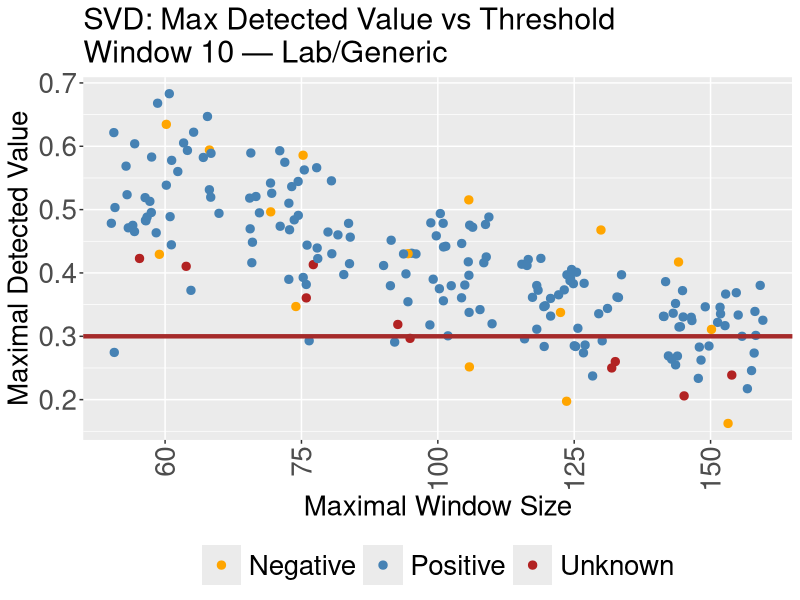
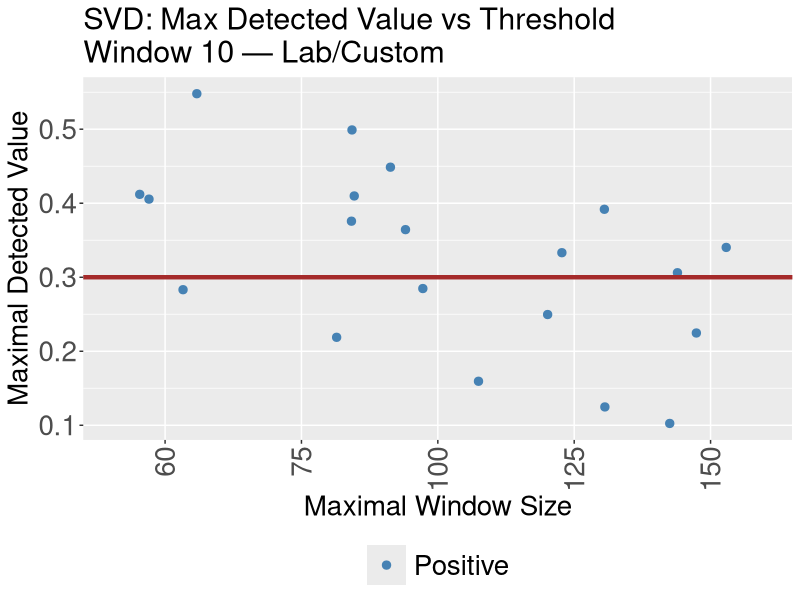
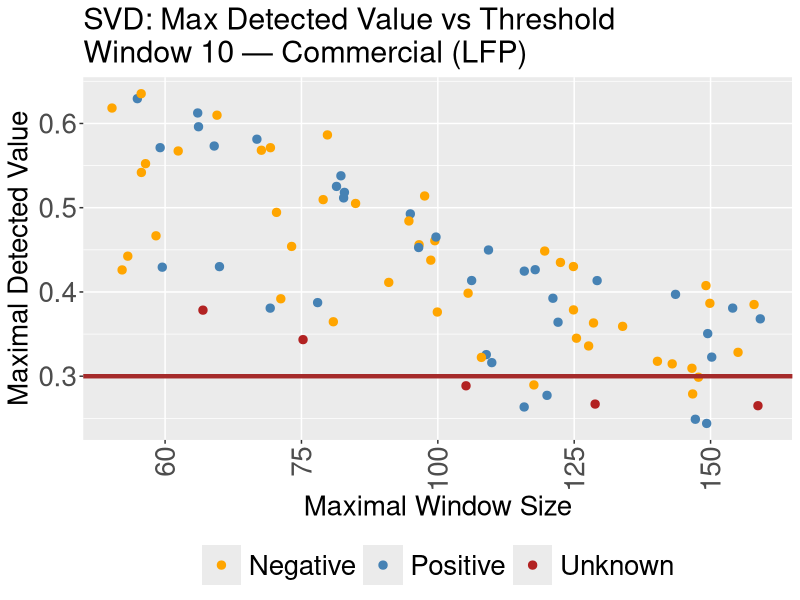
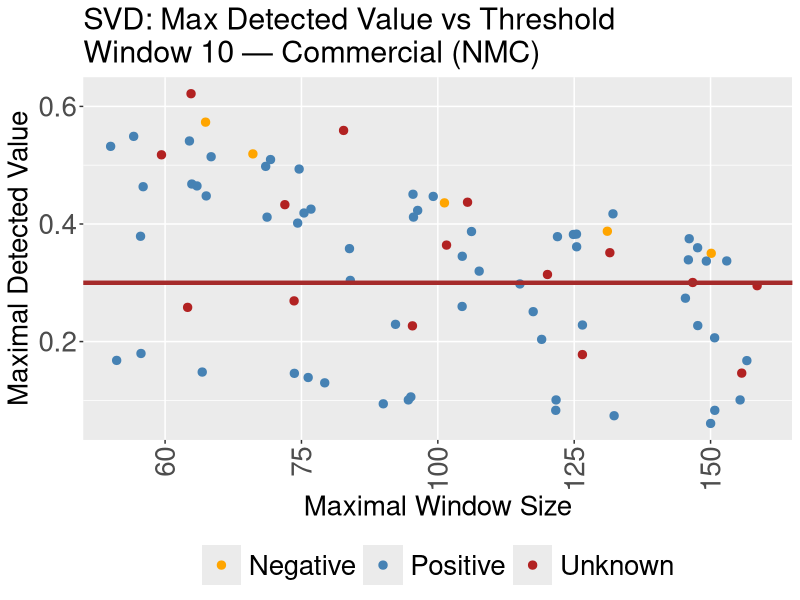
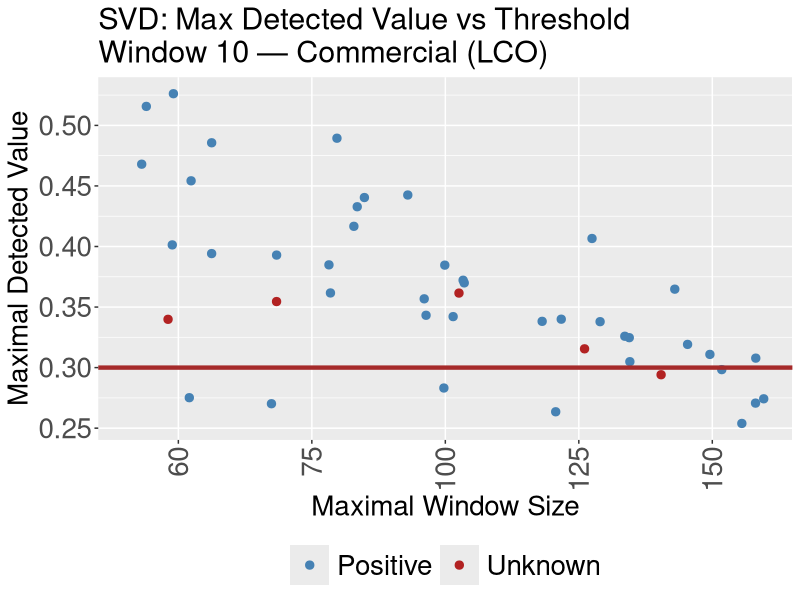
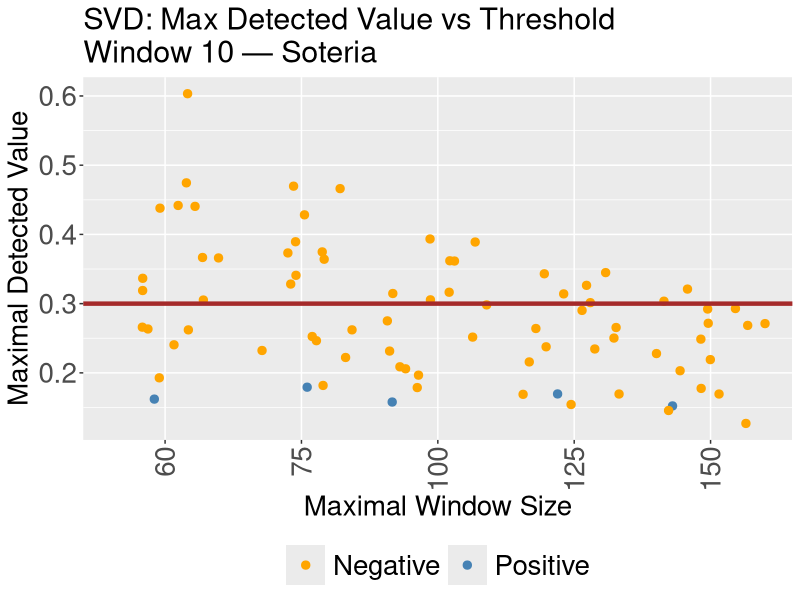
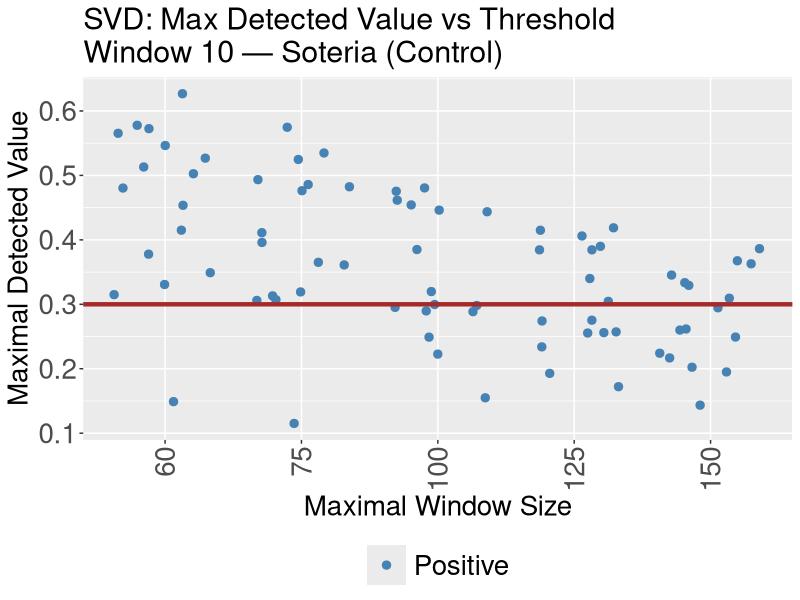
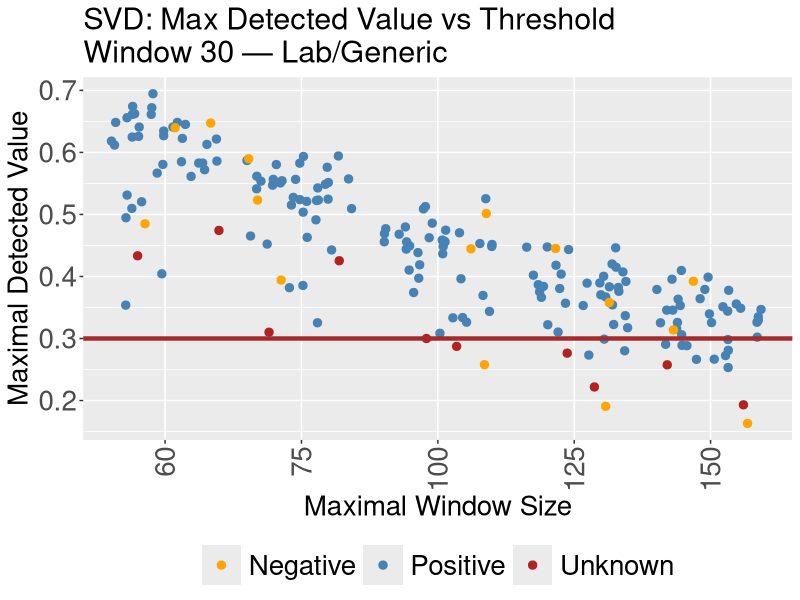

R code for these plots, in order:
# =============================================================================
# SVD analysis from battery_cell_SVD_whole_stats.csv only
# Uses current CSV + updated battery cell type categorization (synced with
# threshold_sensitivity.R / battery_categorization.png). Computes all metrics
# and draws all plots.
# =============================================================================
library(dplyr)
library(tidyr)
library(ggplot2)

# ---- Battery category + type per battery_categorization.png (Summary Table) ----
# Category: Commercial (LFP/NMC/LCO), Soteria, Soteria (Control), Lab/Custom, Lab/Generic
assign_battery_category <- function(dataset_name) {
  n <- as.character(dataset_name)
  if (is.na(n) || n == "") return(NA_character_)
  n_lower <- tolower(n)
  if (grepl("soteria-control|sorteria-control|soetria-control", n_lower)) return("Soteria (Control)")
  if (grepl("soteria-scc|sorteria|soetria", n_lower) && !grepl("control", n_lower)) return("Soteria")
  if (grepl("lco-lp", n_lower)) return("Lab/Custom")
  if (grepl("oe-lfp|lfp10ah", n_lower)) return("Commercial (LFP)")
  if (grepl("oe-nmc|oe-10ahr-nmc|oe-10ah.*nmc", n_lower)) return("Commercial (NMC)")
  if (grepl("oe-lco", n_lower)) return("Commercial (LCO)")
  if (grepl("^500mah|^1500mah|^2000mah", n_lower)) return("Lab/Generic")
  NA_character_
}
# Battery type (chemistry) from same table: LFP, NMC, LCO, SO, Rec
assign_battery_type <- function(dataset_name) {
  n <- as.character(dataset_name)
  if (is.na(n) || n == "") return(NA_character_)
  n_lower <- tolower(n)
  if (grepl("soteria-control|sorteria-control|soetria-control", n_lower)) return("SO")       # Soteria (Control) - unspecified
  if (grepl("soteria-scc|sorteria|soetria", n_lower) && !grepl("control", n_lower)) return("SO") # Soteria - unspecified
  if (grepl("lco-lp", n_lower)) return("LCO")     # Lab/Custom LCO
  if (grepl("oe-lfp|lfp10ah", n_lower)) return("LFP")
  if (grepl("oe-nmc|oe-10ahr-nmc|oe-10ah.*nmc", n_lower)) return("NMC")
  if (grepl("oe-lco", n_lower)) return("LCO")
  if (grepl("^500mah|^1500mah|^2000mah", n_lower)) return("Rec")  # Lab/Generic - unspecified
  NA_character_
}

# ---- Safe conclusion assignment ----
safe_conclusion <- function(df, val_col, lab_col, concl_col, label_var = "Label") {
  df[[lab_col]] <- ifelse(df[[val_col]] >= 0.3, 1, 0)
  df[[concl_col]] <- NA_character_
  L <- df[[label_var]]; Lhat <- df[[lab_col]]
  idx_tp <- which((L == Lhat) & (L == 1) & (Lhat != 2))
  idx_tn <- which((L == Lhat) & (L == 0) & (Lhat != 2))
  idx_fn <- which((L != Lhat) & (L == 1) & (Lhat != 2))
  idx_fp <- which((L != Lhat) & (L == 0) & (Lhat != 2))
  if (length(idx_tp) > 0) df[idx_tp, concl_col] <- "TP"
  if (length(idx_tn) > 0) df[idx_tn, concl_col] <- "TN"
  if (length(idx_fn) > 0) df[idx_fn, concl_col] <- "FN"
  if (length(idx_fp) > 0) df[idx_fp, concl_col] <- "FP"
  df
}

# ---- Load data (current battery_cell_SVD_whole_stats.csv) ----
df0 <- read.csv("battery_cell_SVD_whole_stats.csv")
if (!"dataset_name" %in% names(df0) && ncol(df0) >= 2) names(df0)[2] <- "dataset_name"
# Apply battery category and type from battery_categorization.png (Summary Table)
df0$battery_category <- sapply(df0$dataset_name, assign_battery_category)
df0$battery <- sapply(df0$dataset_name, assign_battery_type)
label_var <- if ("label" %in% names(df0)) "label" else "Label"

# ---- Compute conclusions for all algorithms ----
# 10_125 (use Label)
df0$label_10_125 <- ifelse(df0$X10_125 >= 0.3, 1, 0)
df0$conclusion_10_125 <- NA_character_
L <- df0[[label_var]]; Lhat <- df0$label_10_125
idx_tp <- which((L == Lhat) & (L == 1) & (Lhat != 2))
idx_tn <- which((L == Lhat) & (L == 0) & (Lhat != 2))
idx_fn <- which((L != Lhat) & (L == 1) & (Lhat != 2))
idx_fp <- which((L != Lhat) & (L == 0) & (Lhat != 2))
if (length(idx_tp) > 0) df0[idx_tp, "conclusion_10_125"] <- "TP"
if (length(idx_tn) > 0) df0[idx_tn, "conclusion_10_125"] <- "TN"
if (length(idx_fn) > 0) df0[idx_fn, "conclusion_10_125"] <- "FN"
if (length(idx_fp) > 0) df0[idx_fp, "conclusion_10_125"] <- "FP"

df0 <- safe_conclusion(df0, "X10_60",  "label_10_60",  "conclusion_10_60")
df0 <- safe_conclusion(df0, "X10_75",  "label_10_75",  "conclusion_10_75")
df0 <- safe_conclusion(df0, "X10_150", "label_10_150", "conclusion_10_150")
df0 <- safe_conclusion(df0, "X40_60",  "label_40_60",  "conclusion_40_60")
df0 <- safe_conclusion(df0, "X40_75",  "label_40_75",  "conclusion_40_75")
df0 <- safe_conclusion(df0, "X40_100", "label_40_100", "conclusion_40_100")
df0 <- safe_conclusion(df0, "X40_125", "label_40_125", "conclusion_40_125")
df0 <- safe_conclusion(df0, "X40_150", "label_40_150", "conclusion_40_150")
df0 <- safe_conclusion(df0, "X30_75",  "label_30_75",  "conclusion_30_75")
df0 <- safe_conclusion(df0, "X30_100", "label_30_100", "conclusion_30_100")
df0 <- safe_conclusion(df0, "X30_125", "label_30_125", "conclusion_30_125")
df0 <- safe_conclusion(df0, "X30_150", "label_30_150", "conclusion_30_150")

# ---- Accuracy summary (overall) ----
conclusion_cols <- grep("^conclusion_[0-9]+_[0-9]+$", names(df0), value = TRUE)
accuracy_list <- lapply(conclusion_cols, function(col) {
  vec <- df0[[col]]
  tp <- sum(vec == "TP", na.rm = TRUE)
  tn <- sum(vec == "TN", na.rm = TRUE)
  fp <- sum(vec == "FP", na.rm = TRUE)
  fn <- sum(vec == "FN", na.rm = TRUE)
  total <- tp + tn + fp + fn
  accuracy <- if (total > 0) (tp + tn) / total else NA_real_
  data.frame(algorithm = col, TP = tp, TN = tn, FP = fp, FN = fn, total = total, accuracy = round(accuracy, 4))
})
accuracy_summary <- bind_rows(accuracy_list)
write.csv(accuracy_summary, "SVD_accuracy_summary.csv", row.names = FALSE)
print("SVD Accuracy summary (overall):")
print(accuracy_summary)

# ---- Accuracy by battery_category ----
accuracy_by_cat <- lapply(conclusion_cols, function(col) {
  df0 %>%
    filter(.data[[col]] %in% c("TP", "TN", "FP", "FN")) %>%
    group_by(battery_category) %>%
    summarize(
      TP = sum(.data[[col]] == "TP", na.rm = TRUE),
      TN = sum(.data[[col]] == "TN", na.rm = TRUE),
      FP = sum(.data[[col]] == "FP", na.rm = TRUE),
      FN = sum(.data[[col]] == "FN", na.rm = TRUE),
      total = n(),
      accuracy = round((TP + TN) / total, 4),
      .groups = "drop"
    ) %>%
    mutate(algorithm = col)
})
accuracy_by_category <- bind_rows(accuracy_by_cat) %>% select(algorithm, battery_category, TP, TN, FP, FN, total, accuracy)
write.csv(accuracy_by_category, "SVD_accuracy_by_category.csv", row.names = FALSE)
print("SVD Accuracy by battery category (first 15 rows):")
print(head(accuracy_by_category, 15))

# ---- Summary by battery (chemistry) -> CSV ----
by_battery_list <- lapply(conclusion_cols, function(col) {
  df0 %>% group_by(battery) %>%
    summarize(
      TP = sum(.data[[col]] == "TP", na.rm = TRUE),
      TN = sum(.data[[col]] == "TN", na.rm = TRUE),
      FP = sum(.data[[col]] == "FP", na.rm = TRUE),
      FN = sum(.data[[col]] == "FN", na.rm = TRUE),
      total = n(),
      .groups = "drop"
    ) %>% mutate(algorithm = col)
})
by_battery <- bind_rows(by_battery_list)
write.csv(by_battery, "SVD_accuracy_by_battery_chemistry.csv", row.names = FALSE)

# ---- Summary by battery_category (positive / negative / unknown counts) ----
summary_cat <- df0 %>%
  group_by(battery_category) %>%
  summarize(
    n_positive = sum(.data[[label_var]] == 1, na.rm = TRUE),
    n_negative = sum(.data[[label_var]] == 0, na.rm = TRUE),
    n_unknown = sum(.data[[label_var]] == 2 | is.na(.data[[label_var]]), na.rm = TRUE),
    n_total = n(),
    .groups = "drop"
  )
write.csv(summary_cat, "SVD_summary_by_battery_category.csv", row.names = FALSE)

# ---- Build long-format data for plots ----
build_vis_df <- function(df, window_lower, label_col) {
  prefix <- paste0("X", window_lower, "_")
  cols <- grep(paste0("^", prefix, "[0-9]+$"), names(df), value = TRUE)
  if (length(cols) == 0) return(NULL)
  thresholds <- as.numeric(sub(prefix, "", cols))
  L <- df[[label_col]]
  out <- lapply(seq_along(cols), function(i) {
    data.frame(
      dataset_name = df$dataset_name,
      Label = L,
      battery_category = df$battery_category,
      battery = df$battery,
      threshold = thresholds[i],
      value = df[[cols[i]]]
    )
  })
  d <- bind_rows(out)
  d$label <- ifelse(d$Label == 1, "Positive", ifelse(d$Label == 2, "Unknown", "Negative"))
  d
}

# ---- Plots: by battery_category (SVD) ----
for (win in c(10, 30, 40)) {
  vis <- build_vis_df(df0, win, label_var)
  if (is.null(vis)) next
  cats <- unique(na.omit(vis$battery_category))
  for (cat in cats) {
    sub <- vis[vis$battery_category == cat, ]
    if (nrow(sub) < 1) next
    sub$threshold <- factor(sub$threshold, levels = sort(unique(sub$threshold)))
    fname <- gsub("[^a-zA-Z0-9]", "_", cat)
    fname <- paste0("SVD_threshold_window", win, "_", fname, ".png")
    png(fname, width = 600, height = 750)
    p <- ggplot(sub, aes(x = threshold, y = value, color = factor(label))) +
      geom_jitter(size = 2.5) +
      scale_color_manual(values = c("Negative" = "orange", "Positive" = "steelblue", "Unknown" = "firebrick"), name = "Label") +
      labs(x = "Maximal Window Size", y = "Maximal Detected Value",
           title = paste0("SVD: Max Detected Value vs Threshold\nWindow ", win, " — ", cat)) +
      geom_hline(yintercept = 0.3, color = "brown", linewidth = 1.5) +
      theme(plot.title = element_text(size = 22), axis.text = element_text(size = 20),
            axis.title = element_text(size = 20), axis.text.x = element_text(angle = 90, vjust = 0.5, hjust = 1),
            legend.position = "bottom", legend.title = element_blank(), legend.text = element_text(size = 20),
            legend.key.size = unit(1, "cm"))
    print(p)
    dev.off()
  }
}

# ---- Plots: by battery (chemistry) — all types present in data for 10, 30, 40 ----
battery_types <- unique(na.omit(as.character(df0$battery)))
if (length(battery_types) == 0) battery_types <- c("Rec", "LFP", "LCO", "NMC", "SO")
for (win in c(10, 30, 40)) {
  vis <- build_vis_df(df0, win, label_var)
  if (is.null(vis)) next
  for (bt in battery_types) {
    sub <- vis[vis$battery == bt, ]
    if (nrow(sub) < 1) next
    sub$threshold <- factor(sub$threshold, levels = sort(unique(sub$threshold)))
    title_bt <- if (bt == "Rec") "Generic Lab" else bt
    fname <- paste0("SVD_threshold_window", win, "_", bt, ".png")
    png(fname, width = 600, height = 750)
    p <- ggplot(sub, aes(x = threshold, y = value, color = factor(label))) +
      geom_jitter(size = 2.5) +
      scale_color_manual(values = c("Negative" = "orange", "Positive" = "steelblue", "Unknown" = "firebrick"), name = "Label") +
      labs(x = "Maximal Window Size", y = "Maximal Detected Value",
           title = paste0("SVD: Max Detected Value vs Threshold\nWindow ", win, " — ", title_bt)) +
      geom_hline(yintercept = 0.3, color = "brown", linewidth = 1.5) +
      theme(plot.title = element_text(size = 22), axis.text = element_text(size = 20),
            axis.title = element_text(size = 20), axis.text.x = element_text(angle = 90, vjust = 0.5, hjust = 1),
            legend.position = "bottom", legend.title = element_blank(), legend.text = element_text(size = 20),
            legend.key.size = unit(1, "cm"))
    print(p)
    dev.off()
  }
}

message("Done. Outputs: SVD_accuracy_summary.csv, SVD_accuracy_by_category.csv, SVD_accuracy_by_battery_chemistry.csv, SVD_summary_by_battery_category.csv, and PNG plots.")
